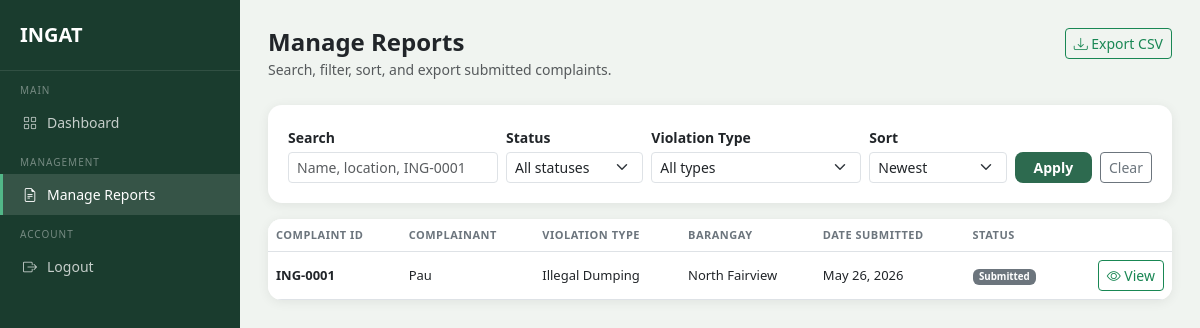
The app's page /admin/reports (signed in), older data.
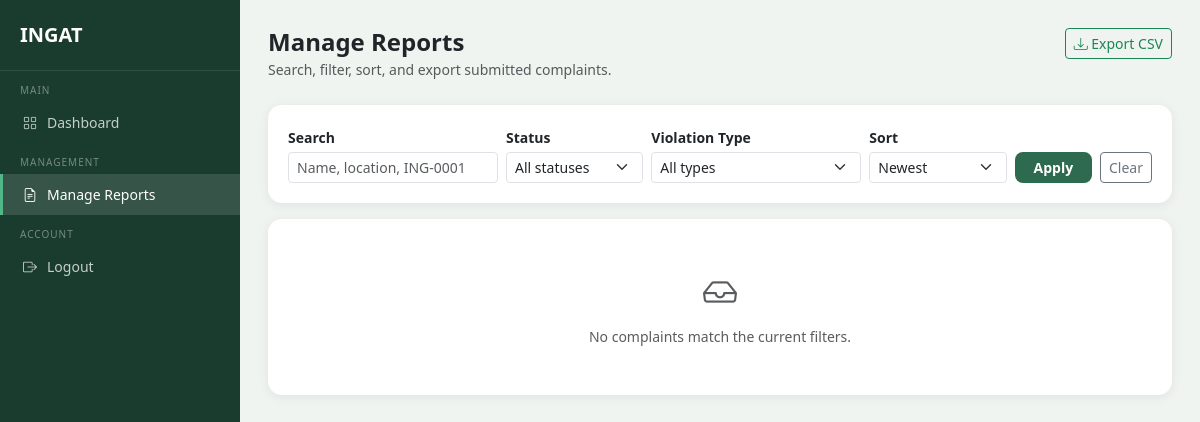
The same page, newer data.
### models.py (models this page shows, shortened)
class Complaint(db.Model):
    __tablename__ = 'complaints'
    id = db.Column(db.Integer, primary_key=True)
    user_id = db.Column(db.Integer, db.ForeignKey('users.id'), nullable=False)
    agency_id = db.Column(db.Integer, db.ForeignKey('agencies.id'), nullable=True)
    violation_type = db.Column(db.String(100), nullable=False)
    street_address = db.Column(db.String(255), nullable=False)
    barangay = db.Column(db.String(100), nullable=False)
    municipality = db.Column(db.String(100), nullable=False)
    date_incident = db.Column(db.Date, nullable=False)
    description = db.Column(db.Text, nullable=False)
    photo_path = db.Column(db.String(255), nullable=True)
    generated_letter = db.Column(db.Text, nullable=True)
    letter_generated = db.Column(db.Boolean, default=False)
    status = db.Column(db.String(50), default='Submitted')
    created_at = db.Column(db.DateTime, default=datetime.utcnow)
    status_history = db.relationship('StatusHistory', backref='complaint', lazy=True)

class User(db.Model, UserMixin):
    __tablename__ = 'users'
    id = db.Column(db.Integer, primary_key=True)
    full_name = db.Column(db.String(100), nullable=False)
    email = db.Column(db.String(120), unique=True, nullable=False)
    contact_number = db.Column(db.String(11), nullable=False)
    barangay = db.Column(db.String(100), nullable=False)
    municipality = db.Column(db.String(100), nullable=False)
    password_hash = db.Column(db.String(256), nullable=False)
    status = db.Column(db.String(20), default='active')
    email_notif = db.Column(db.Boolean, default=True)
    inapp_notif = db.Column(db.Boolean, default=True)
    created_at = db.Column(db.DateTime, default=datetime.utcnow)
    complaints = db.relationship('Complaint', backref='complainant', lazy=True)
    email_verifications = db.relationship('EmailVerification', backref='user', lazy=True)

### routes/admin_routes.py (the view)
@admin_bp.route('/reports')
@admin_required
def manage_reports():
    complaints = _filtered_complaints_query().all()
    return render_template(
        'admin/manage_reports.html',
        complaints=complaints,
        search=request.args.get('q', '').strip(),
        status_filter=request.args.get('status', '').strip(),
        violation_filter=request.args.get('violation_type', '').strip(),
        sort=request.args.get('sort', 'newest').strip(),
        statuses=STATUS_OPTIONS,
        violation_types=VIOLATION_TYPES,
    )

### routes/admin_routes.py (called while the page is built, shortened)
def _filtered_complaints_query():
    from models import Complaint, User
    search = request.args.get('q', '').strip()
    status_filter = request.args.get('status', '').strip()
    violation_filter = request.args.get('violation_type', '').strip()
    sort = request.args.get('sort', 'newest').strip()
    query = Complaint.query.join(User, Complaint.user_id == User.id)
    if status_filter:
        query = query.filter(Complaint.status == status_filter)
    if violation_filter:
        query = query.filter(Complaint.violation_type == violation_filter)
    if sort == 'oldest':
        query = query.order_by(Complaint.created_at.asc())
    elif sort == 'status':
        query = query.order_by(Complaint.status.asc(), Complaint.created_at.desc())
    else:
        query = query.order_by(Complaint.created_at.desc())
    return query

### routes/auth.py (called while the page is built)
def admin_required(fn):
    @login_required
    @wraps(fn)
    def wrapper(*args, **kwargs):
        from models import AdminUser
        if not isinstance(current_user, AdminUser):
            flash('Please log in as admin.', 'danger')
            return redirect(url_for('admin.admin_login'))
        return fn(*args, **kwargs)
    return wrapper

### templates/admin/manage_reports.html (shortened to what this page needs)
<!DOCTYPE html>
<html lang="en">
<head>
    <link href="https://cdn.jsdelivr.net/npm/bootstrap@5.3.0/dist/css/bootstrap.min.css" rel="stylesheet">
    <link href="https://cdn.jsdelivr.net/npm/bootstrap-icons@1.10.5/font/bootstrap-icons.css" rel="stylesheet">
</head>
<body>
<div class="sidebar">
    <a href="{{ url_for('admin.dashboard') }}" class="sidebar-brand">INGAT</a>
    <div class="sidebar-label">Main</div>
    <a href="{{ url_for('admin.dashboard') }}" class="sidebar-item">
        <i class="bi bi-grid"></i> Dashboard
    </a>
    <div class="sidebar-label">Management</div>
    <a href="{{ url_for('admin.manage_reports') }}" class="sidebar-item active">
        <i class="bi bi-file-earmark-text"></i> Manage Reports
    </a>
    <div class="sidebar-label">Account</div>
    <a href="{{ url_for('admin.logout') }}" class="sidebar-item">
        <i class="bi bi-box-arrow-right"></i> Logout
    </a>
</div>
<div class="main-content">
    <div class="d-flex justify-content-between align-items-start mb-4">
        <div>
            <h4 class="fw-bold mb-0">Manage Reports</h4>
            <small class="text-muted">Search, filter, sort, and export submitted complaints.</small>
        </div>
        <a href="{{ url_for('admin.export_reports_csv', q=search, status=status_filter, violation_type=violation_filter, sort=sort) }}"
           class="btn btn-outline-success btn-sm">
            <i class="bi bi-download"></i> Export CSV
        </a>
    </div>
    <div class="section-card mb-3">
        <form method="GET" action="{{ url_for('admin.manage_reports') }}" class="row g-2 align-items-end">
            <div class="col-md-3">
                <label class="form-label small fw-semibold mb-1">Search</label>
                <input type="text" name="q" class="form-control form-control-sm" value="{{ search }}"
                       placeholder="Name, location, ING-0001">
            </div>
            <div class="col-md-2">
                <label class="form-label small fw-semibold mb-1">Status</label>
                <select name="status" class="form-select form-select-sm">
                    <option value="">All statuses</option>
                </select>
            </div>
            <div class="col-md-3">
                <label class="form-label small fw-semibold mb-1">Violation Type</label>
                <select name="violation_type" class="form-select form-select-sm">
                    <option value="">All types</option>
                </select>
            </div>
            <div class="col-md-2">
                <label class="form-label small fw-semibold mb-1">Sort</label>
                <select name="sort" class="form-select form-select-sm">
                    <option value="newest" {% if sort == 'newest' %}selected{% endif %}>Newest</option>
                </select>
            </div>
            <div class="col-md-2 d-flex gap-2">
                <button type="submit" class="btn btn-ingat btn-sm flex-grow-1">Apply</button>
                <a href="{{ url_for('admin.manage_reports') }}" class="btn btn-outline-secondary btn-sm">Clear</a>
            </div>
        </form>
    </div>
    <div class="section-card p-0 overflow-hidden">
        {% if complaints %}
        <div class="table-responsive">
            <table class="table table-hover mb-0 align-middle">
                <thead class="bg-light">
                    <tr>
                        <th>Complaint ID</th>
                        <th>Complainant</th>
                        <th>Violation Type</th>
                        <th>Barangay</th>
                        <th>Date Submitted</th>
                        <th>Status</th>
                        <th></th>
                    </tr>
                </thead>
                <tbody>
                    {% for c in complaints %}
                    <tr>
                        <td class="fw-semibold">ING-{{ '%04d' % c.id }}</td>
                        <td>{{ c.complainant.full_name }}</td>
                        <td>{{ c.violation_type }}</td>
                        <td>{{ c.barangay }}</td>
                        <td>{{ c.created_at.strftime('%b %d, %Y') }}</td>
                        <td>
                            {% if c.status == 'Submitted' %}
                                <span class="badge badge-submitted">Submitted</span>
                            {% elif c.status == 'Under Review' %}
                                <span class="badge badge-review">Under Review</span>
                            {% elif c.status == 'Forwarded to Agency' %}
                                <span class="badge badge-forwarded">Forwarded</span>
                            {% elif c.status == 'Resolved' %}
                                <span class="badge badge-resolved">Resolved</span>
                            {% else %}
                                <span class="badge bg-secondary">{{ c.status }}</span>
                            {% endif %}
                        </td>
                        <td class="text-end">
                            <a href="{{ url_for('admin.report_detail', complaint_id=c.id) }}"
                               class="btn btn-sm btn-outline-success">
                                <i class="bi bi-eye"></i> View
                            </a>
                        </td>
                    </tr>
                    {% endfor %}
                </tbody>
            </table>
        </div>
        {% else %}
        <div class="text-center py-5 text-muted">
            <i class="bi bi-inbox" style="font-size: 34px;"></i>
            <p class="small mt-2 mb-0">No complaints match the current filters.</p>
        </div>
        {% endif %}
    </div>
</div>
</body>
</html>

### templates/admin/manage_reports.html (style rules this page uses)
body { background-color: #f0f4f0; font-family: 'Segoe UI', sans-serif; }
.sidebar { width: 240px; min-height: 100vh; background-color: #1A3C2E; position: fixed; top: 0; left: 0; padding-top: 20px; z-index: 100; }
.sidebar-brand { color: white; font-size: 20px; font-weight: 700; padding: 0 20px 20px; border-bottom: 1px solid rgba(255,255,255,.1); display: block; text-decoration: none; }
.sidebar-label { font-size: 10px; text-transform: uppercase; letter-spacing: 1px; color: rgba(255,255,255,.4); padding: 12px 20px 4px; }
.sidebar-item { display: flex; align-items: center; gap: 10px; padding: 10px 20px; color: rgba(255,255,255,.75); text-decoration: none; font-size: 14px; border-left: 3px solid transparent; }
.sidebar-item:hover, .sidebar-item.active { background: rgba(255,255,255,.12); color: white; border-left-color: #52B788; }
.main-content { margin-left: 240px; padding: 28px; }
.section-card { background: white; border-radius: 14px; padding: 20px; box-shadow: 0 2px 12px rgba(0,0,0,.07); }
.btn-ingat { background-color: #2D6A4F; color: #fff; border: none; border-radius: 8px; font-weight: 600; }

Row changes from the older to the newer data that the page shows:
removed Complaint: id "0001", complainant.full_name "Pau", violation_type "Illegal Dumping", barangay "North Fairview", created_at "May 26, 2026", status "Submitted"
Text that changed along with them:
text no longer shown: "COMPLAINT ID COMPLAINANT VIOLATION TYPE BARANGAY DATE SUBMITTED STATUS"
text now shown: "No complaints match the current filters."
